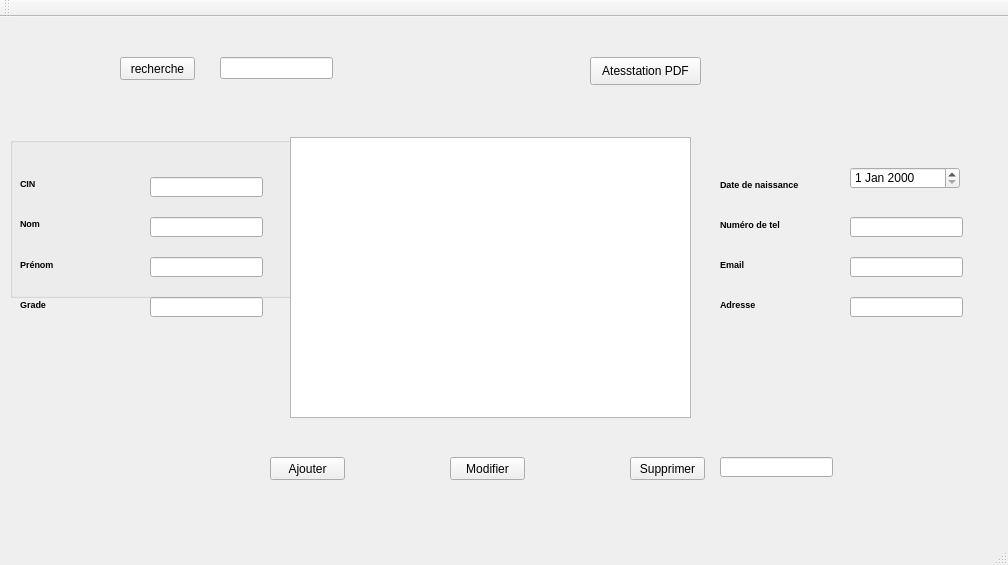
<?xml version="1.0" encoding="UTF-8"?>
<ui version="4.0">
 <class>MainWindow</class>
 <widget class="QMainWindow" name="MainWindow">
  <property name="geometry">
   <rect>
    <x>0</x>
    <y>0</y>
    <width>1008</width>
    <height>565</height>
   </rect>
  </property>
  <property name="windowTitle">
   <string>Gestion des Clients</string>
  </property>
  <widget class="QWidget" name="centralWidget">
   <widget class="QGroupBox" name="groupBox">
    <property name="geometry">
     <rect>
      <x>10</x>
      <y>120</y>
      <width>311</width>
      <height>161</height>
     </rect>
    </property>
    <property name="title">
     <string/>
    </property>
    <widget class="QLabel" name="label">
     <property name="geometry">
      <rect>
       <x>10</x>
       <y>40</y>
       <width>47</width>
       <height>13</height>
      </rect>
     </property>
     <property name="text">
      <string>&lt;html&gt;&lt;head/&gt;&lt;body&gt;&lt;p&gt;&lt;span style=&quot; font-size:7pt; font-weight:600;&quot;&gt;CIN &lt;/span&gt;&lt;/p&gt;&lt;/body&gt;&lt;/html&gt;</string>
     </property>
    </widget>
    <widget class="QLabel" name="label_2">
     <property name="geometry">
      <rect>
       <x>10</x>
       <y>80</y>
       <width>47</width>
       <height>13</height>
      </rect>
     </property>
     <property name="text">
      <string>&lt;html&gt;&lt;head/&gt;&lt;body&gt;&lt;p&gt;&lt;span style=&quot; font-size:7pt; font-weight:600;&quot;&gt;Nom&lt;/span&gt;&lt;/p&gt;&lt;/body&gt;&lt;/html&gt;</string>
     </property>
    </widget>
    <widget class="QLabel" name="label_3">
     <property name="geometry">
      <rect>
       <x>10</x>
       <y>120</y>
       <width>47</width>
       <height>13</height>
      </rect>
     </property>
     <property name="text">
      <string/>
     </property>
    </widget>
    <widget class="QLineEdit" name="lineEdit_CIN">
     <property name="geometry">
      <rect>
       <x>140</x>
       <y>40</y>
       <width>113</width>
       <height>20</height>
      </rect>
     </property>
    </widget>
    <widget class="QLineEdit" name="lineEdit_Nom">
     <property name="geometry">
      <rect>
       <x>140</x>
       <y>80</y>
       <width>113</width>
       <height>20</height>
      </rect>
     </property>
    </widget>
    <widget class="QLineEdit" name="lineEdit_Prenom">
     <property name="geometry">
      <rect>
       <x>140</x>
       <y>120</y>
       <width>113</width>
       <height>20</height>
      </rect>
     </property>
    </widget>
    <widget class="QLabel" name="label_4">
     <property name="geometry">
      <rect>
       <x>10</x>
       <y>120</y>
       <width>56</width>
       <height>16</height>
      </rect>
     </property>
     <property name="text">
      <string>&lt;html&gt;&lt;head/&gt;&lt;body&gt;&lt;p&gt;&lt;span style=&quot; font-size:7pt; font-weight:600;&quot;&gt;Prénom&lt;/span&gt;&lt;/p&gt;&lt;/body&gt;&lt;/html&gt;</string>
     </property>
    </widget>
   </widget>
   <widget class="QPushButton" name="pushButton">
    <property name="geometry">
     <rect>
      <x>270</x>
      <y>440</y>
      <width>75</width>
      <height>23</height>
     </rect>
    </property>
    <property name="text">
     <string>Ajouter</string>
    </property>
   </widget>
   <widget class="QTableView" name="tableView">
    <property name="geometry">
     <rect>
      <x>290</x>
      <y>120</y>
      <width>401</width>
      <height>281</height>
     </rect>
    </property>
   </widget>
   <widget class="QLineEdit" name="lineEdit_Grade">
    <property name="geometry">
     <rect>
      <x>150</x>
      <y>280</y>
      <width>113</width>
      <height>20</height>
     </rect>
    </property>
   </widget>
   <widget class="QLineEdit" name="lineEdit_Num">
    <property name="geometry">
     <rect>
      <x>850</x>
      <y>200</y>
      <width>113</width>
      <height>20</height>
     </rect>
    </property>
   </widget>
   <widget class="QLabel" name="label_5">
    <property name="geometry">
     <rect>
      <x>20</x>
      <y>280</y>
      <width>56</width>
      <height>16</height>
     </rect>
    </property>
    <property name="text">
     <string>&lt;html&gt;&lt;head/&gt;&lt;body&gt;&lt;p&gt;&lt;span style=&quot; font-size:7pt; font-weight:600;&quot;&gt;Grade&lt;/span&gt;&lt;/p&gt;&lt;/body&gt;&lt;/html&gt;</string>
    </property>
   </widget>
   <widget class="QLabel" name="label_6">
    <property name="geometry">
     <rect>
      <x>720</x>
      <y>160</y>
      <width>111</width>
      <height>16</height>
     </rect>
    </property>
    <property name="text">
     <string>&lt;html&gt;&lt;head/&gt;&lt;body&gt;&lt;p&gt;&lt;span style=&quot; font-size:7pt; font-weight:600;&quot;&gt;Date de naissance&lt;/span&gt;&lt;/p&gt;&lt;/body&gt;&lt;/html&gt;</string>
    </property>
   </widget>
   <widget class="QLabel" name="label_7">
    <property name="geometry">
     <rect>
      <x>720</x>
      <y>200</y>
      <width>91</width>
      <height>16</height>
     </rect>
    </property>
    <property name="text">
     <string>&lt;html&gt;&lt;head/&gt;&lt;body&gt;&lt;p&gt;&lt;span style=&quot; font-size:7pt; font-weight:600;&quot;&gt;Numéro de tel&lt;/span&gt;&lt;/p&gt;&lt;/body&gt;&lt;/html&gt;</string>
    </property>
   </widget>
   <widget class="QLabel" name="label_8">
    <property name="geometry">
     <rect>
      <x>720</x>
      <y>240</y>
      <width>56</width>
      <height>16</height>
     </rect>
    </property>
    <property name="text">
     <string>&lt;html&gt;&lt;head/&gt;&lt;body&gt;&lt;p&gt;&lt;span style=&quot; font-size:7pt; font-weight:600;&quot;&gt;Email&lt;/span&gt;&lt;/p&gt;&lt;/body&gt;&lt;/html&gt;</string>
    </property>
   </widget>
   <widget class="QLabel" name="label_9">
    <property name="geometry">
     <rect>
      <x>720</x>
      <y>280</y>
      <width>81</width>
      <height>16</height>
     </rect>
    </property>
    <property name="text">
     <string>&lt;html&gt;&lt;head/&gt;&lt;body&gt;&lt;p&gt;&lt;span style=&quot; font-size:7pt; font-weight:600;&quot;&gt;Adresse&lt;/span&gt;&lt;/p&gt;&lt;/body&gt;&lt;/html&gt;</string>
    </property>
   </widget>
   <widget class="QLineEdit" name="lineEdit_mail">
    <property name="geometry">
     <rect>
      <x>850</x>
      <y>240</y>
      <width>113</width>
      <height>20</height>
     </rect>
    </property>
   </widget>
   <widget class="QLineEdit" name="lineEdit_Adresse">
    <property name="geometry">
     <rect>
      <x>850</x>
      <y>280</y>
      <width>113</width>
      <height>20</height>
     </rect>
    </property>
   </widget>
   <widget class="QPushButton" name="pushButton_2">
    <property name="geometry">
     <rect>
      <x>450</x>
      <y>440</y>
      <width>75</width>
      <height>23</height>
     </rect>
    </property>
    <property name="text">
     <string>Modifier</string>
    </property>
   </widget>
   <widget class="QPushButton" name="delete_2">
    <property name="geometry">
     <rect>
      <x>630</x>
      <y>440</y>
      <width>75</width>
      <height>23</height>
     </rect>
    </property>
    <property name="text">
     <string>Supprimer</string>
    </property>
   </widget>
   <widget class="QDateEdit" name="lineEdit_Date">
    <property name="geometry">
     <rect>
      <x>850</x>
      <y>150</y>
      <width>110</width>
      <height>22</height>
     </rect>
    </property>
   </widget>
   <widget class="QLineEdit" name="lineEditSUPP">
    <property name="geometry">
     <rect>
      <x>720</x>
      <y>440</y>
      <width>113</width>
      <height>20</height>
     </rect>
    </property>
   </widget>
   <widget class="QPushButton" name="PDF">
    <property name="geometry">
     <rect>
      <x>590</x>
      <y>40</y>
      <width>111</width>
      <height>28</height>
     </rect>
    </property>
    <property name="text">
     <string>Atesstation PDF</string>
    </property>
   </widget>
   <widget class="QLineEdit" name="lineEdit">
    <property name="geometry">
     <rect>
      <x>220</x>
      <y>40</y>
      <width>113</width>
      <height>22</height>
     </rect>
    </property>
   </widget>
   <widget class="QPushButton" name="pushButton_3">
    <property name="geometry">
     <rect>
      <x>120</x>
      <y>40</y>
      <width>75</width>
      <height>23</height>
     </rect>
    </property>
    <property name="text">
     <string>recherche</string>
    </property>
   </widget>
  </widget>
  <widget class="QMenuBar" name="menuBar">
   <property name="geometry">
    <rect>
     <x>0</x>
     <y>0</y>
     <width>1008</width>
     <height>26</height>
    </rect>
   </property>
  </widget>
  <widget class="QToolBar" name="mainToolBar">
   <attribute name="toolBarArea">
    <enum>TopToolBarArea</enum>
   </attribute>
   <attribute name="toolBarBreak">
    <bool>false</bool>
   </attribute>
  </widget>
  <widget class="QStatusBar" name="statusBar"/>
 </widget>
 <layoutdefault spacing="6" margin="11"/>
 <resources/>
 <connections/>
 <slots>
  <slot>AtesstationPDF()</slot>
 </slots>
</ui>
